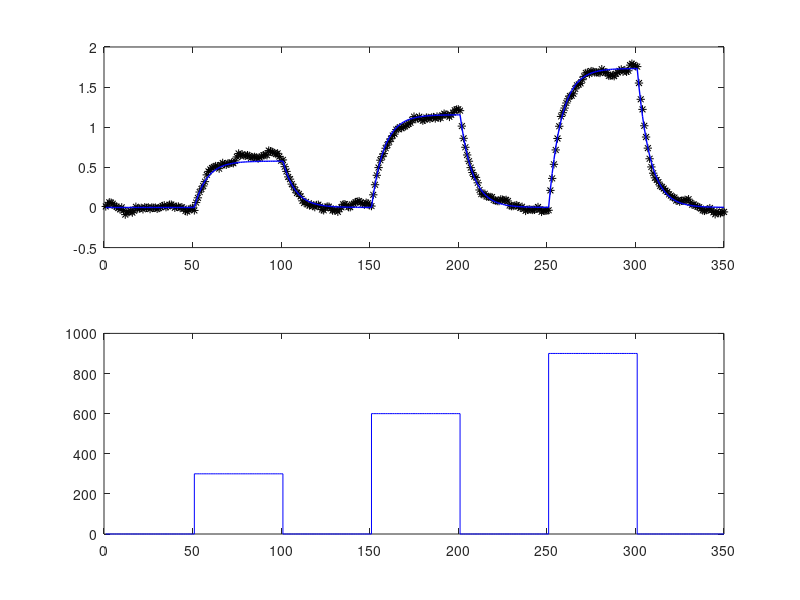

Write the MATLAB code that produced this figure.
% Created on Wed Oct 30 14:30:00 2019
% @author: NINIC2
% 
% DESCRIPTION: THIS SCRIPT CAN BE USED TO ESTIMATE THE PARAMETERS OF AN ARX POLYNOMIAL MODEL FOR DYNAMIC SYSTEMS.
% 
% Copyright (c) 2019 by Niels Nicola?, nicolai.niels@gmail.com, modelEAU, Universit? Laval. All Rights Reserved.

clc
clear all
close all

% Define sampled data (u: input; y: output; t: time)
dataorig=csvread('stepExperiments.csv');
u=dataorig(:,1);
y=dataorig(:,2);

t = 1:length(u);

% Construct regressor
phi = [y(1:end-1) u(1:end-1)];

% Least squares regression
theta = phi\y(2:end);

% Predicted output with estimated parameters
y_pred(1) = 0;
for i = t(1:end-1)
    phi = [y_pred(i) u(i)];
    y_pred(i+1,1) = phi*theta;
end

% Plot the data with predictions
subplot(2,1,1);
plot(t,y,'k*',t,y_pred,'b','LineWidth',1,'MarkerSize',1)
subplot(2,1,2)
stairs(t,u,'b')





